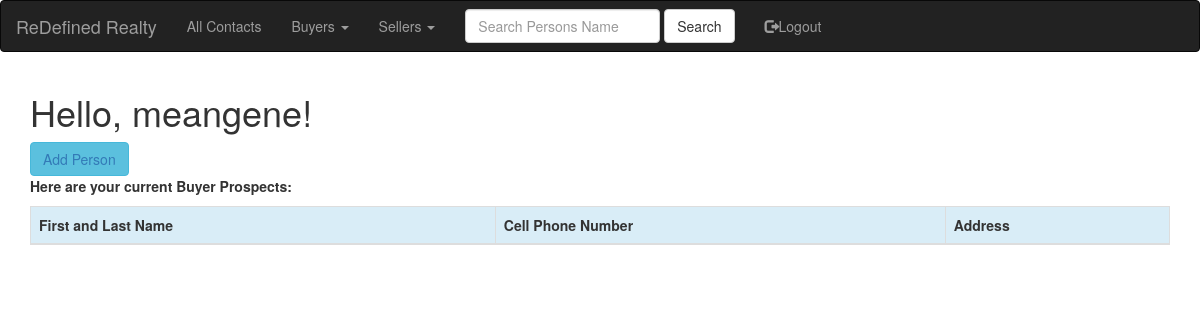
The app's page /buyer_prospects (signed in), older data.
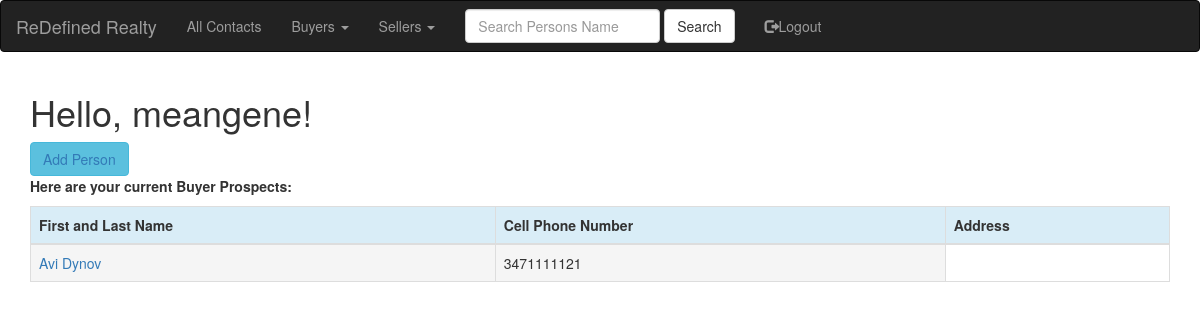
The same page, newer data.
### app/models.py (models this page shows, shortened)
class People(db.Model):
    id = db.Column(db.Integer, primary_key=True)
    first_name=db.Column(db.String(20))
    last_name=db.Column(db.String(20))
    phone_cell=db.Column(db.Integer)
    ptype=db.Column(db.String(6))
    pstatus=db.Column(db.String(7))
    notes=db.Column(db.String(140))
    user_account_pk=db.Column(db.Integer, db.ForeignKey('user.id'))

### app/routes.py (the view)
@app.route('/buyer_prospects', methods=['GET'])
@login_required
def buyer_prospects():
    buyerprospects=view_buyer_prospects(current_user=current_user)
    return render_template('buyer_prospects.html', title='Buyer Prospects', buyerprospects=buyerprospects)

### app/models.py (called while the page is built)
@login.user_loader
def load_user(id):
    return User.query.get(int(id))

### app/queryfunc.py (called while the page is built)
def view_buyer_prospects(current_user):
    currentuser = User.query.filter_by(username=current_user.username).first()
    account_pk = currentuser.id
    buyerprospects=People.query.filter_by(user_account_pk=account_pk, ptype="buyer", pstatus="prospect").all()
    return buyerprospects

### app/templates/buyer_prospects.html
{% extends "base.html" %}
{% import 'bootstrap/wtf.html' as wtf %}
{% block app_content %}
    <h1>Hello, {{ current_user.username }}!</h1>
    <div class="btn-group">
        <button type="button" class="btn btn-info"><a href="{{ url_for('add_people') }}">Add Person</a></button>
    </div>
    <div><p><b>Here are your current Buyer Prospects:</b></p></div>
    <div class="table-responsive">
        <table class="table table-bordered">
            <thead>
                <tr class="info">
                    <th>First and Last Name</th>
                    <th>Cell Phone Number</th>
                    <th>Address</th>
                </tr>
            </thead>
            {% for everyone in buyerprospects %}
            <TR>
                <TD class="active"><a href="{{ url_for('view_people', people_id=everyone.id) }}">{{ everyone.first_name }}  {{ everyone.last_name }}</a></TD>
                <TD class="active">{{ everyone.phone_cell }}</TD>
            </TR>
            {% endfor %}
        </table>
    </div>
{% endblock %}

Row changes from the older to the newer data that the page shows:
added People: first_name "Avi", last_name "Dynov", phone_cell "3471111121"
